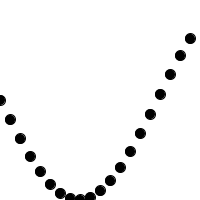
Frame 1 (no input)
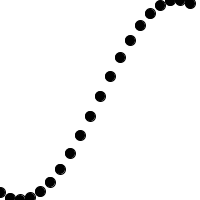
Frame 60 (the mouse pressed at the canvas centre just before this capture)
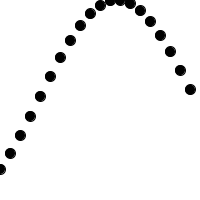
Frame 120 (the mouse held since frame 60 and released just before this capture)

The Processing sketch that drew these frames (run headless with seeded random() and noise(); from frame 60 on, the mouse is pressed at the canvas centre):

// Processing sketch: processing_157170
// ── processing_157170.pde

//learning processing example
float angle = 0;

void setup()
{
    size(200, 200);
    fill(0);
}

void draw()
{
    background(255);
    
    float yangle = angle;
    for(int i = 0; i < 20; i ++)
    {
        
        ellipse(i * 10, height/2 + sin(yangle) * height/2, 10, 10); 
        
        yangle += 0.2;
    }
    
    angle += 0.02;
}
